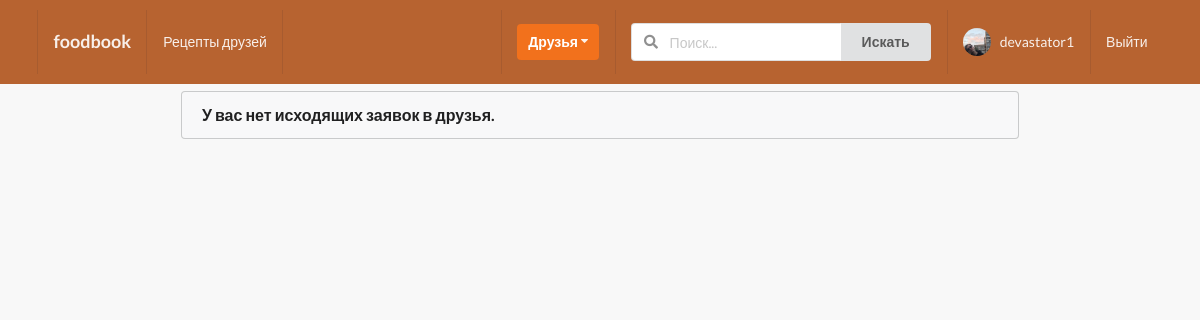
The app's page /profiles/to-invite/ (signed in), older data.
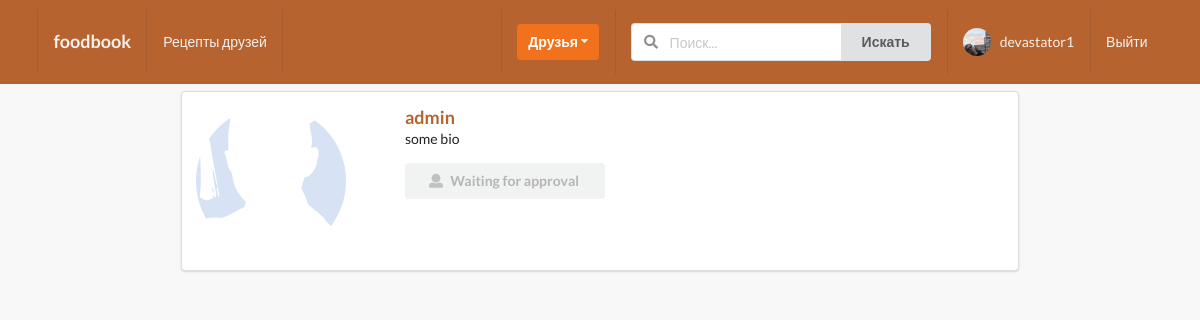
The same page, newer data.
### profiles/models.py (models this page shows, shortened)
class Profile(models.Model):
    first_name = models.CharField(max_length=200, blank=True)
    second_name = models.CharField(max_length=200, blank=True)
    user = models.OneToOneField(User, on_delete=models.CASCADE)
    bio = models.TextField(default="no bio...", max_length=300)
    email = models.EmailField(max_length=200, blank=True)
    country = models.CharField(max_length=200, blank=True)
    avatar = models.ImageField(default='avatar.png', upload_to='avatars/')
    friends = models.ManyToManyField(User, blank=True, related_name='friends')
    profession = models.CharField(max_length=200, blank=True)
    slug = models.SlugField(unique=True, blank=True)
    updated = models.DateTimeField(auto_now=True)
    created = models.DateTimeField(auto_now_add=True)
    objects = ProfileManager()
    def get_absolute_url(self):
        return reverse('profile:profiles-detail-view', kwargs={'slug': self.slug})
    __initial_first_name = None
    __initial_second_name = None
    def __init__(self, *args, **kwargs):
        super().__init__(*args, **kwargs)
        self.__initial_first_name = self.first_name
        self.__initial_second_name = self.second_name

### profiles/views.py (the view)
# urls.py: path('to-invite/', invite_profiles_list_view, name='invite-profiles-view'),
@login_required
def invite_profiles_list_view(request):
    profile = Profile.objects.get(user=request.user)
    qs = Relationship.objects.invatations_sended(profile)
    result = list(map(lambda x: x.receiver, qs))
    is_empty = False
    if len(result) == 0:
        is_empty = True
    context = {
        'qs': result,
        'is_empty': is_empty,
    }
    return render(request, 'profiles/to_invite_list.html', context)

### profiles/context_processor.py (called while the page is built)
def profile_pic(request):
    if request.user.is_authenticated:
        profile_obj = Profile.objects.get(user=request.user)
        pic = profile_obj.avatar
        return {'picture': pic}
    return {}

def invitation_received_no(request):
    if request.user.is_authenticated:
        profile_obj = Profile.objects.get(user=request.user)
        qs_count = Relationship.objects.invatations_received(profile_obj).count()
        return {'invites_num': qs_count}
    return {}

def invitation_sended_no(request):
    if request.user.is_authenticated:
        profile_obj = Profile.objects.get(user=request.user)
        qs_count = Relationship.objects.invatations_sended(profile_obj).count()
        return {'send_invites_num': qs_count}
    return {}

### profiles/models.py (called while the page is built)
    def invatations_received(self, receiver):
        qs = Relationship.objects.filter(receiver=receiver, status='send')
        return qs

    def invatations_sended(self, sender):
        qs = Relationship.objects.filter(sender=sender, status='send')
        return qs

### profiles/templates/profiles/to_invite_list.html (shortened to what this page needs)
{% extends 'base.html' %}
{% block content %}
<div class="ui grid">
    <div class="two wide column">
    </div>
    <div class="twelve wide column">
        {% if is_empty %}
        <div class="ui message">
          <div class="header">
            У вас нет исходящих заявок в друзья.
          </div>
        </div>
        {% endif %}
        {% for obj in qs %}
        <div class="ui segment">
          <div class="ui grid">
            <div class="four wide column">
                <img class="ui small circular image" src="{{obj.avatar.url}}">
            </div>
            <div class="eight wide column">
              <a href="{{obj.get_absolute_url}}"><h3>{{obj.user}}</h3></a>
              <p>{{obj.bio}}</p>
              <button class="ui disabled button mb-5 w-big"><i class="user icon"></i>Waiting for approval</button>
            </div>
          </div>
        </div>
        {% endfor %}
    </div>
</div>
{% endblock content %}

Row changes from the older to the newer data that the page shows:
now on this page (row edited): Profile: avatar (placeholder picture), user "admin", bio "some bio"
Text that changed along with them:
text no longer shown: "У вас нет исходящих заявок в друзья."
